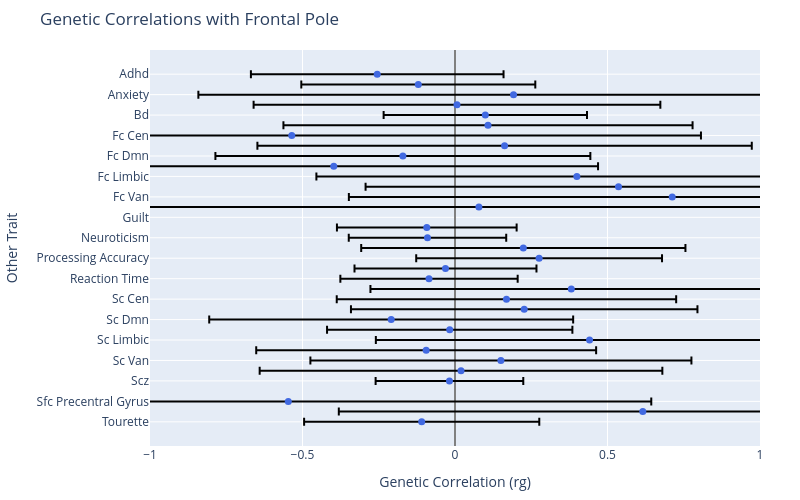

The notebook cell saved with this chart:
### Code cell
import pandas as pd
import plotly.graph_objects as go

# Load data as before
df_fp = pd.read_csv('results_FP.tsv', sep='\t')
df_sg = pd.read_csv('results_SG.tsv', sep='\t')
df_pg = pd.read_csv('results_PG.tsv', sep='\t')

# Prepare each dataframe
def prep_df(df, main_trait_name):
    df = df.copy()
    df['OtherTrait'] = df['Trait'].str.replace('_', ' ').str.title()
    # Add asterisk if p-value < 0.05
    df['Significant'] = df['Pvalue'] < 0.05
    df['OtherTrait_label'] = df['OtherTrait'] + df['Significant'].apply(lambda x: '*' if x else '')
    df['MainTrait'] = main_trait_name
    return df[['OtherTrait_label', 'GeneticCorrelation', 'MainTrait', 'Pvalue', 'Significant', 'SE']]

df_fp = prep_df(df_fp, 'Frontal Pole')
df_sg = prep_df(df_sg, 'Superior Gyrus')
df_pg = prep_df(df_pg, 'Precentral Gyrus')

# Combine
df_all = pd.concat([df_fp, df_sg, df_pg], ignore_index=True)

# Plot a separate scatter plot for each main trait with error bars
for main_trait in df_all['MainTrait'].unique():
    dfi = df_all[df_all['MainTrait'] == main_trait].sort_values('OtherTrait_label')
    
    fig = go.Figure()
    
    # Add scatter with error bars (95% CI = 1.96 * SE)
    fig.add_trace(go.Scatter(
        y=dfi['OtherTrait_label'],
        x=dfi['GeneticCorrelation'],
        error_x=dict(
            type='data',
            array=1.96 * dfi['SE'],
            visible=True
        ),
        mode='markers',
        marker=dict(
            size=7,
            color=['darkred' if sig else 'royalblue' for sig in dfi['Significant']]
        ),
        name=main_trait
    ))
    
    fig.update_layout(
        title=f'Genetic Correlations with {main_trait}',
        xaxis=dict(
            title='Genetic Correlation (rg)',
            zeroline=True,
            zerolinewidth=2,
            zerolinecolor='gray',
            range=[-1, 1]
        ),
        yaxis=dict(
            title='Other Trait',
            autorange='reversed'
        ),
        margin=dict(l=150, r=40, t=50, b=50),
        height=500,
        width=800,
    )
    fig.show()

### Figure 1 — Plotly figure (JSON) as saved in the notebook; plotly's stock layout.template omitted (floating-point values rounded to 4 significant figures)
{"data": [{"error_x": {"array": [0.4141, 0.3836, 1.033, 0.6668, 0.3334, 0.6707, 1.342, 0.8105, 0.6147, 0.8665, 0.854, 0.8293, 1.06, 1.847, null, 0.2946, 0.2581, 0.5316, 0.403, 0.2983, 0.2907, 0.6586, 0.5564, 0.568, 0.5966, 0.4022, 0.7007, 0.5572, 0.6247, 0.6601, 0.2421, null, 1.19, 0.9967, 0.3855], "type": "data", "visible": true}, "marker": {"color": ["royalblue", "royalblue", "royalblue", "royalblue", "royalblue", "royalblue", "royalblue", "royalblue", "royalblue", "royalblue", "royalblue", "royalblue", "royalblue", "royalblue", "royalblue", "royalblue", "royalblue", "royalblue", "royalblue", "royalblue", "royalblue", "royalblue", "royalblue", "royalblue", "royalblue", "royalblue", "royalblue", "royalblue", "royalblue", "royalblue", "royalblue", "royalblue", "royalblue", "royalblue", "royalblue"], "size": 7}, "mode": "markers", "name": "Frontal Pole", "type": "scatter", "x": [-0.255, -0.1203, 0.1919, 0.0065, 0.0994, 0.1082, -0.5352, 0.1626, -0.1709, -0.3975, 0.3995, 0.5361, 0.7122, 0.0784, null, -0.0925, -0.0902, 0.224, 0.2758, -0.0312, -0.0852, 0.3813, 0.1687, 0.2269, -0.2092, -0.0173, 0.4412, -0.0945, 0.1505, 0.0197, -0.0182, null, -0.5466, 0.6157, -0.1092], "y": ["Adhd", "Alzheimer", "Anxiety", "Autism", "Bd", "Depressive Episode Onset", "Fc Cen", "Fc Dan", "Fc Dmn", "Fc Global", "Fc Limbic", "Fc Smn", "Fc Van", "Fc Visual", "Guilt", "Mdd", "Neuroticism", "Ocd", "Processing Accuracy", "Ptsd", "Reaction Time", "Reasoning", "Sc Cen", "Sc Dan", "Sc Dmn", "Sc Global", "Sc Limbic", "Sc Smn", "Sc Van", "Sc Visual", "Scz", "Sfc Frontal Pole", "Sfc Precentral Gyrus", "Sfc Supramarginal Gyrus", "Tourette"]}], "layout": {"height": 500, "margin": {"b": 50, "l": 150, "r": 40, "t": 50}, "title": {"text": "Genetic Correlations with Frontal Pole"}, "width": 800, "xaxis": {"range": [-1, 1], "title": {"text": "Genetic Correlation (rg)"}, "zeroline": true, "zerolinecolor": "gray", "zerolinewidth": 2}, "yaxis": {"autorange": "reversed", "title": {"text": "Other Trait"}}}}
